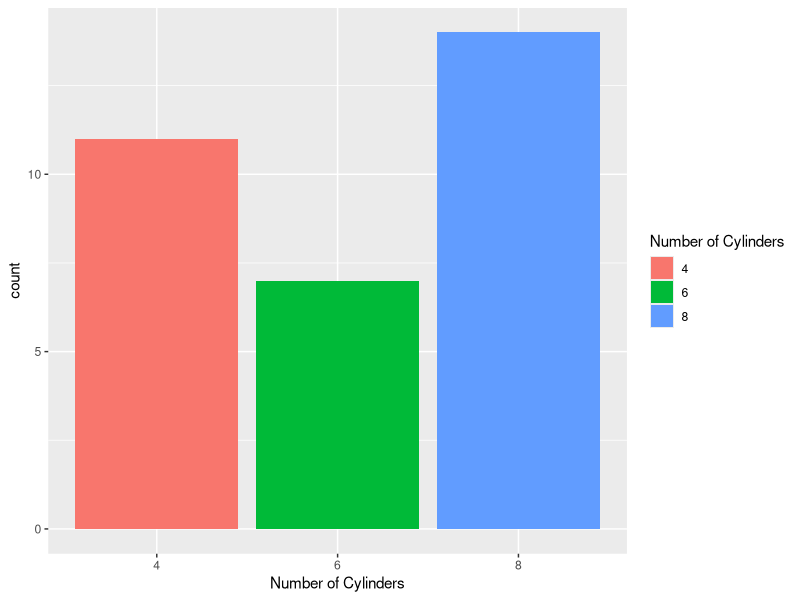
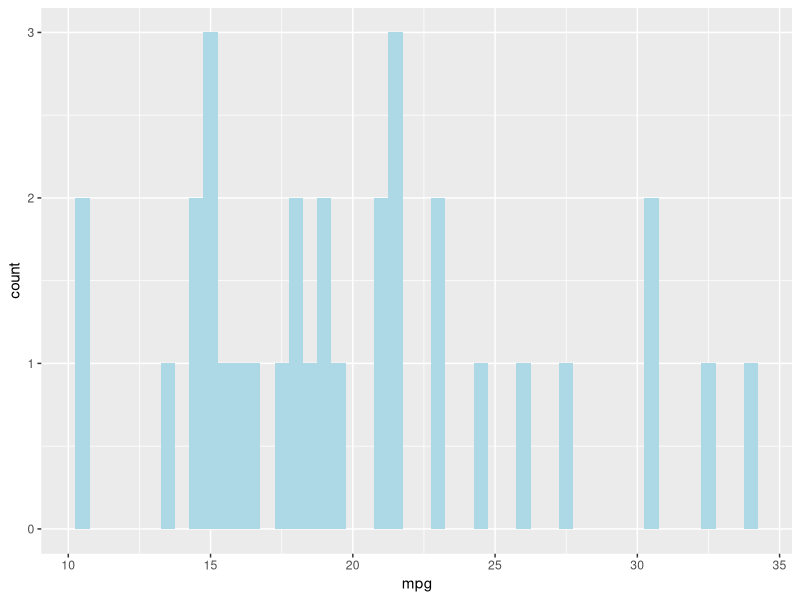
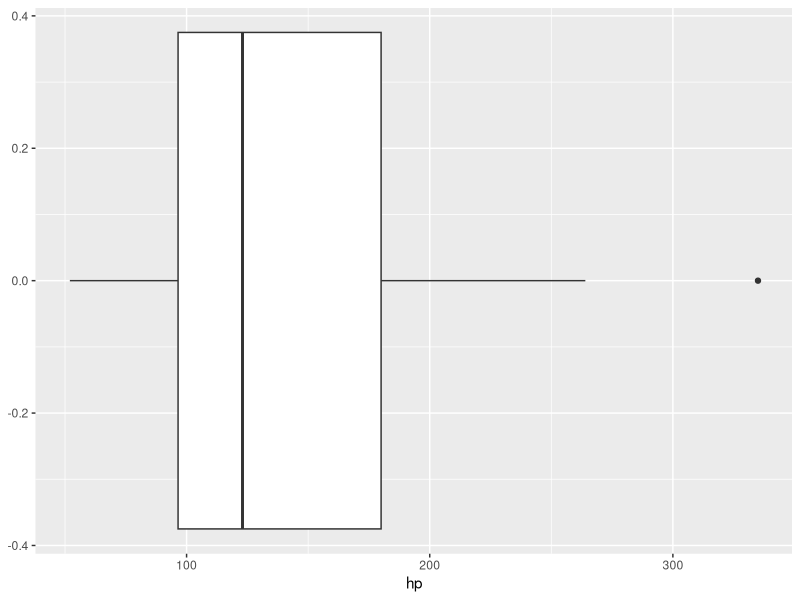
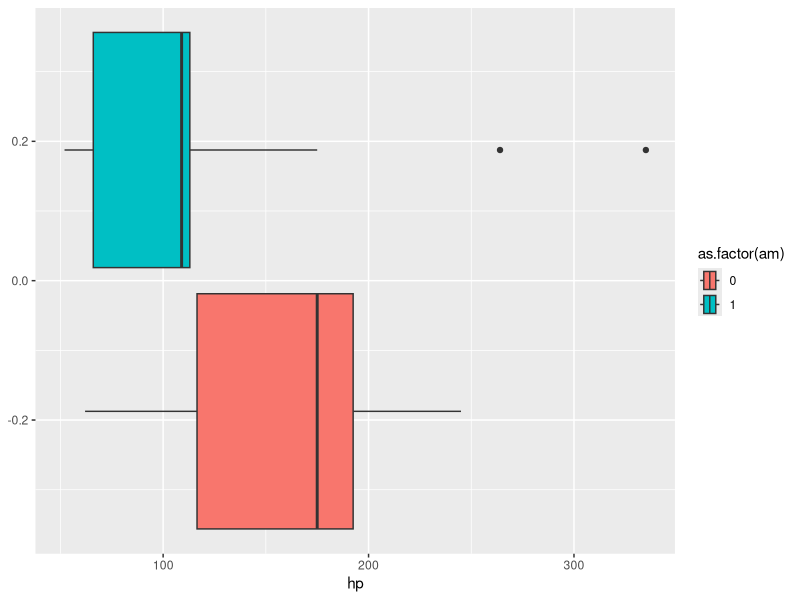

Write R code to recreate these figures, in order.
## ---- chunk 1
# save in our environment
mtcars <- mtcars
print(head(mtcars))
## ---- chunk 2
table(mtcars$cyl)
## ---- chunk 3
mode <- function(x) {
  names(sort(-table(x)))[1]
}

mode(mtcars$cyl)
## ---- chunk 4
library(tidyverse)
## ---- chunk 5
ggplot(data = mtcars, aes(x=as.factor(cyl)))+
  geom_bar(aes(fill=as.factor(cyl)))+
  labs(x="Number of Cylinders", 
       fill = "Number of Cylinders")
## ---- chunk 6
ggplot(data=mtcars)+
  geom_histogram(aes(x=mpg), fill="lightblue", binwidth=0.5)
## ---- chunk 7
mtcars %>% 
  count(cut_width(mpg, 0.5))
## ---- chunk 8
ggplot(data=mtcars, aes(x=hp))+
  geom_boxplot()
## ---- chunk 9
# mean with the 300 hp
mean(mtcars$hp)
# mean without 300 hp
mean(mtcars$hp[mtcars$hp < 300])
## ---- chunk 10
ggplot(data=mtcars, aes(x=hp))+
  geom_boxplot(aes(fill=as.factor(am)))
## ---- chunk 11
    mtcars <- mtcars %>%
      mutate(
        Q1 = quantile(hp, 0.25),      # 25th percentile
        Q3 = quantile(hp, 0.75),      # 75th percentile
        IQR = Q3 - Q1,                 # Interquartile range
        lower_bound = Q1 - 1.5 * IQR,  # lower cutoff
        upper_bound = Q3 + 1.5 * IQR,  # upper cutoff
        outlier_iqr = ifelse(hp < lower_bound | hp > upper_bound, 1, 0)
      )

    print(mtcars %>% filter(outlier_iqr == 1))
## ---- chunk 12
    mtcars <- mtcars %>%
      mutate(zscore_hp = as.numeric(scale(hp)),
             outlier_zscore = ifelse(abs(zscore_hp) > 2, 1, 0))

    print(mtcars %>% filter(outlier_zscore == 1))
## ---- chunk 13
    mtcars <- mtcars %>%
      mutate(
        outlier_pct = ifelse(hp > quantile(hp, 0.95), 1, 0)
      )

    print(mtcars %>% filter(outlier_pct == 1))
## ---- chunk 14
scatter <- ggplot(data = mtcars,
                  aes(x = hp, 
                      y = qsec))+
           geom_point()
## ---- chunk 15
cov(mtcars$hp, mtcars$qsec)
cor(mtcars$hp, mtcars$qsec)
